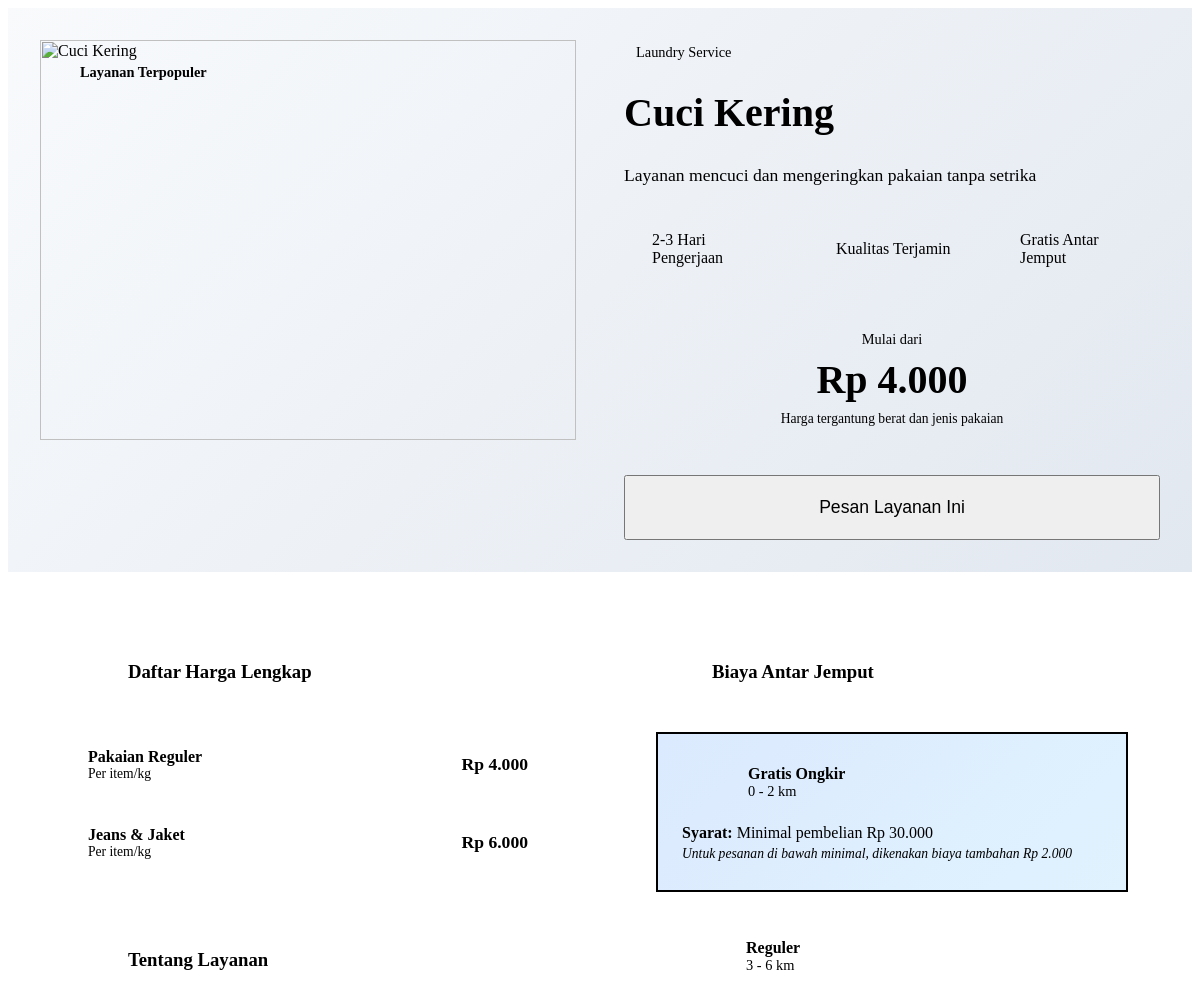
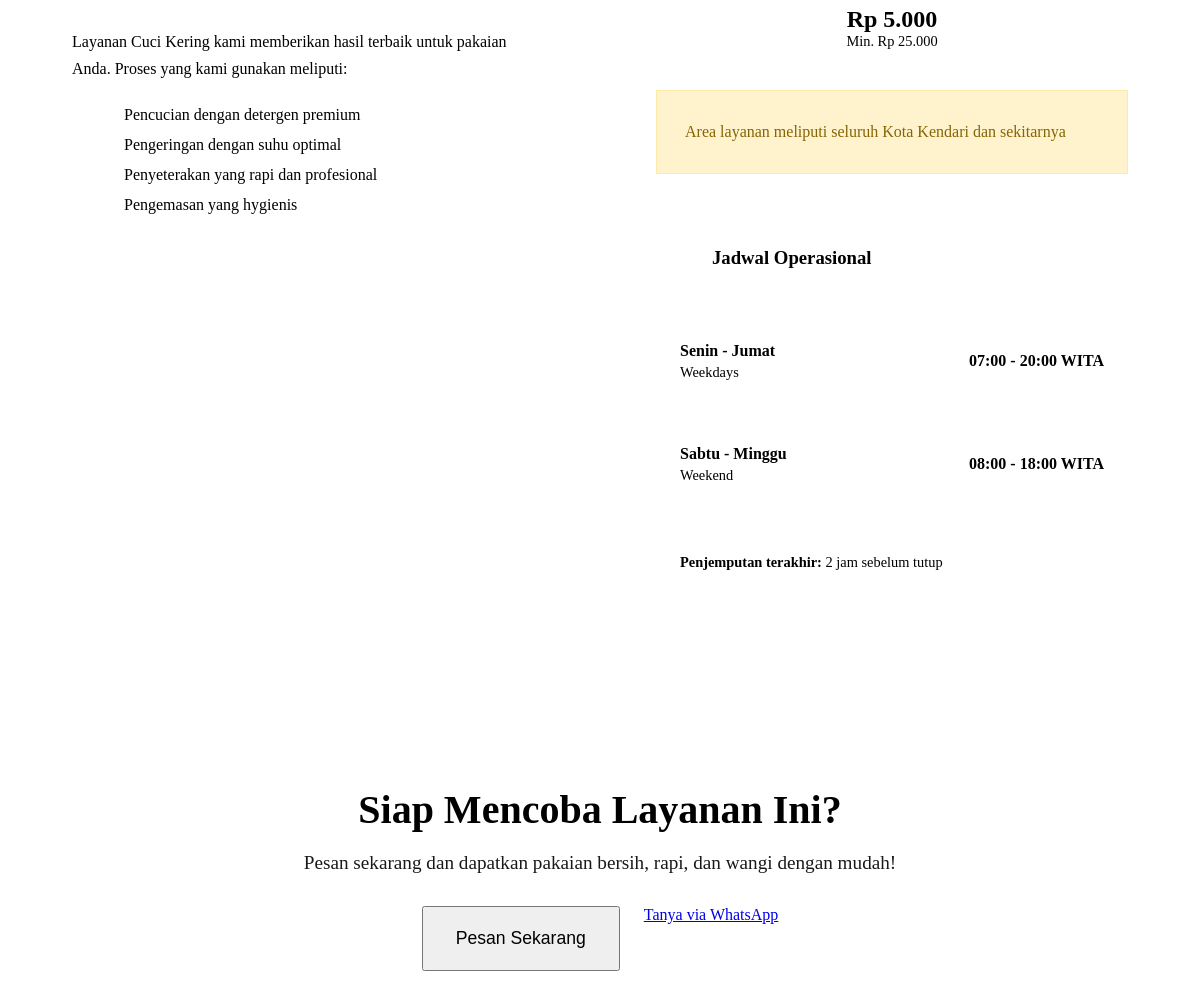
Page /service-detail.php?id=2 on the committed database (2 pictures, top to bottom).
### tables this page shows
CREATE TABLE IF NOT EXISTS layanan (
    id INT AUTO_INCREMENT PRIMARY KEY,
    nama_layanan VARCHAR(100) NOT NULL,
    deskripsi TEXT NOT NULL,
    harga_mulai INT NOT NULL,
    foto VARCHAR(255) DEFAULT NULL,
    created_at TIMESTAMP DEFAULT CURRENT_TIMESTAMP,
    updated_at TIMESTAMP DEFAULT CURRENT_TIMESTAMP ON UPDATE CURRENT_TIMESTAMP
);

CREATE TABLE IF NOT EXISTS harga (
    id INT AUTO_INCREMENT PRIMARY KEY,
    service_id INT,
    jenis_layanan VARCHAR(100) NOT NULL,
    kategori VARCHAR(100) NOT NULL,
    description TEXT,
    harga INT NOT NULL,
    unit VARCHAR(20) DEFAULT 'kg',
    created_at TIMESTAMP DEFAULT CURRENT_TIMESTAMP,
    updated_at TIMESTAMP DEFAULT CURRENT_TIMESTAMP ON UPDATE CURRENT_TIMESTAMP,
    INDEX idx_service (service_id),
    INDEX idx_jenis (jenis_layanan)
);

### service-detail.php (the view, shortened to what this page needs)
<?php
include 'koneksi.php';
$service_id = intval($_GET['id'] ?? 0);
if ($service_id > 0) {
    $service = $conn->query("SELECT * FROM layanan WHERE id = $service_id")->fetch_assoc();
    $prices = $conn->query("SELECT * FROM harga WHERE jenis_layanan = '{$service['nama_layanan']}' ORDER BY harga");
    if ($service) {
        echo '
        <div class="service-detail">
            <div class="service-detail-header">
                <div class="detail-image-container">
                    <img src="uploads/'.$service['foto'].'" alt="'.$service['nama_layanan'].'" class="detail-image">
                    <div class="image-badge">
                        <span>Layanan Terpopuler</span>
                    </div>
                </div>
                <div class="detail-info">
                    <div class="service-meta">
                        <span class="service-category">Laundry Service</span>
                    </div>
                    <h1>'.$service['nama_layanan'].'</h1>
                    <p class="detail-description">'.$service['deskripsi'].'</p>
                    <div class="service-highlights">
                        <div class="highlight-item">
                            <span>2-3 Hari Pengerjaan</span>
                        </div>
                        <div class="highlight-item">
                            <span>Kualitas Terjamin</span>
                        </div>
                        <div class="highlight-item">
                            <span>Gratis Antar Jemput</span>
                        </div>
                    </div>
                    <div class="starting-price">
                        <span class="price-label">Mulai dari</span>
                        <div class="price-amount">Rp '.number_format($service['harga_mulai'], 0, ',', '.').'</div>
                        <small>Harga tergantung berat dan jenis pakaian</small>
                    </div>
                    <button class="btn-primary book-now-btn large" data-service-name="'.$service['nama_layanan'].'">
                        <i class="fas fa-shopping-cart"></i> Pesan Layanan Ini
                    </button>
                </div>
            </div>
            <div class="service-detail-content">
                <div class="content-grid">
                    <div class="content-column">
                        <div class="detail-section">
                            <div class="section-header">
                                <i class="fas fa-receipt"></i>
                                <h3>Daftar Harga Lengkap</h3>
                            </div>
                            <div class="price-list">';
        if ($prices->num_rows > 0) {
            while ($price = $prices->fetch_assoc()) {
                echo '<div class="price-item">
                        <div class="price-info">
                            <span class="price-category">'.$price['kategori'].'</span>
                            <span class="price-desc">Per item/kg</span>
                        </div>
                        <span class="price-value">Rp '.number_format($price['harga'], 0, ',', '.').'</span>
                      </div>';
            }
        } else {
            echo '<div class="empty-price">
                    <i class="fas fa-info-circle"></i>
                    <p>Belum ada harga tersedia untuk layanan ini</p>
                  </div>';
        }
        echo '          </div>
                        </div>
                        <div class="detail-section">
                            <div class="section-header">
                                <i class="fas fa-info-circle"></i>
                                <h3>Tentang Layanan</h3>
                            </div>
                            <div class="service-info">
                                <p>Layanan '.$service['nama_layanan'].' kami memberikan hasil terbaik untuk pakaian Anda. Proses yang kami gunakan meliputi:</p>
                                <ul class="service-features">
                                    <li><i class="fas fa-check"></i> Pencucian dengan detergen premium</li>
                                    <li><i class="fas fa-check"></i> Pengeringan dengan suhu optimal</li>
                                    <li><i class="fas fa-check"></i> Penyeterakan yang rapi dan profesional</li>
                                    <li><i class="fas fa-check"></i> Pengemasan yang hygienis</li>
                                </ul>
                            </div>
                        </div>
                    </div>
                    <div class="content-column">
                        <div class="detail-section">
                            <div class="section-header">
                                <i class="fas fa-truck"></i>
                                <h3>Biaya Antar Jemput</h3>
                            </div>
                            <div class="delivery-info">
                                <div class="delivery-card free">
                                    <div class="delivery-header">
                                        <i class="fas fa-gift"></i>
                                        <div>
                                            <h4>Gratis Ongkir</h4>
                                            <span class="delivery-range">0 - 2 km</span>
                                        </div>
                                    </div>
                                    <div class="delivery-conditions">
                                        <p><strong>Syarat:</strong> Minimal pembelian Rp 30.000</p>
                                        <p class="note">Untuk pesanan di bawah minimal, dikenakan biaya tambahan Rp 2.000</p>
                                    </div>
                                </div>
                                <div class="delivery-card standard">
                                    <div class="delivery-header">
                                        <i class="fas fa-shipping-fast"></i>
                                        <div>
                                            <h4>Reguler</h4>
                                            <span class="delivery-range">3 - 6 km</span>
                                        </div>
                                    </div>
                                    <div class="delivery-price">
                                        <span class="price">Rp 5.000</span>
                                        <span class="condition">Min. Rp 25.000</span>
                                    </div>
                                </div>
                                <div class="delivery-note">
                                    <p>Area layanan meliputi seluruh Kota Kendari dan sekitarnya</p>
                                </div>
                            </div>
                        </div>
                        <div class="detail-section">
                            <div class="section-header">
                                <i class="fas fa-clock"></i>
                                <h3>Jadwal Operasional</h3>
                            </div>
                            <div class="schedule-info">
                                <div class="schedule-card">
                                    <div class="schedule-day">
                                        <strong>Senin - Jumat</strong>
                                        <span>Weekdays</span>
                                    </div>
                                    <div class="schedule-time">
                                        <span>07:00 - 20:00 WITA</span>
                                    </div>
                                </div>
                                <div class="schedule-card">
                                    <div class="schedule-day">
                                        <strong>Sabtu - Minggu</strong>
                                        <span>Weekend</span>
                                    </div>
                                    <div class="schedule-time">
                                        <span>08:00 - 18:00 WITA</span>
                                    </div>
                                </div>
                                <div class="schedule-note">
                                    <p><i class="fas fa-clock"></i> <strong>Penjemputan terakhir:</strong> 2 jam sebelum tutup</p>
                                </div>
                            </div>
                        </div>
                    </div>
                </div>
                <div class="detail-cta">
                    <div class="cta-content">
                        <h3>Siap Mencoba Layanan Ini?</h3>
                        <p>Pesan sekarang dan dapatkan pakaian bersih, rapi, dan wangi dengan mudah!</p>
                        <div class="cta-actions">
                            <button class="btn-primary large book-now-btn" data-service-name="'.$service['nama_layanan'].'">
                                <i class="fas fa-shopping-cart"></i> Pesan Sekarang
                            </button>
                            <a href="https://wa.me/6281818710655" class="btn-secondary" target="_blank">
                                <i class="fab fa-whatsapp"></i> Tanya via WhatsApp
                            </a>
                        </div>
                    </div>
                </div>
            </div>
        </div>';
    }
}
?>

### rows in the picture
layanan: nama_layanan "Cuci Kering", deskripsi "Layanan mencuci dan mengeringkan pakaian tanpa setrika", harga_mulai "4.000"
harga: kategori "Pakaian Reguler", harga "4.000"
harga: kategori "Jeans & Jaket", harga "6.000"
